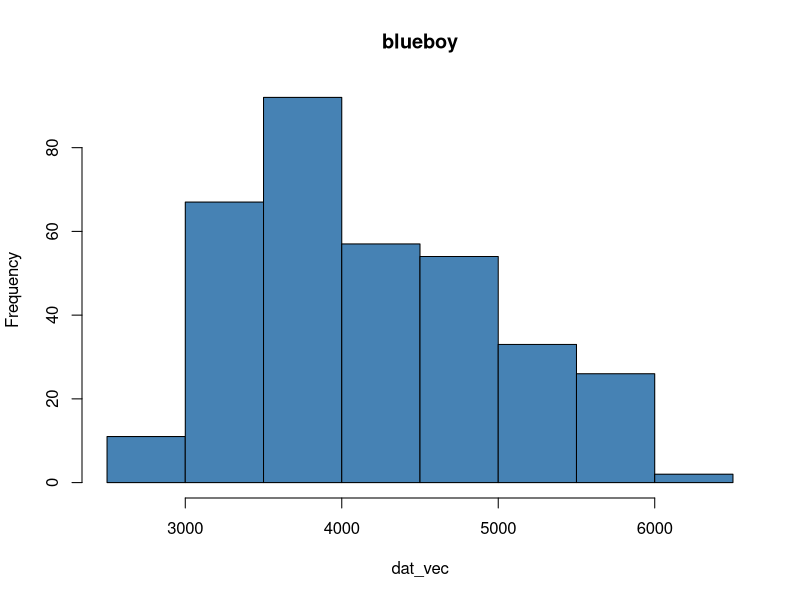
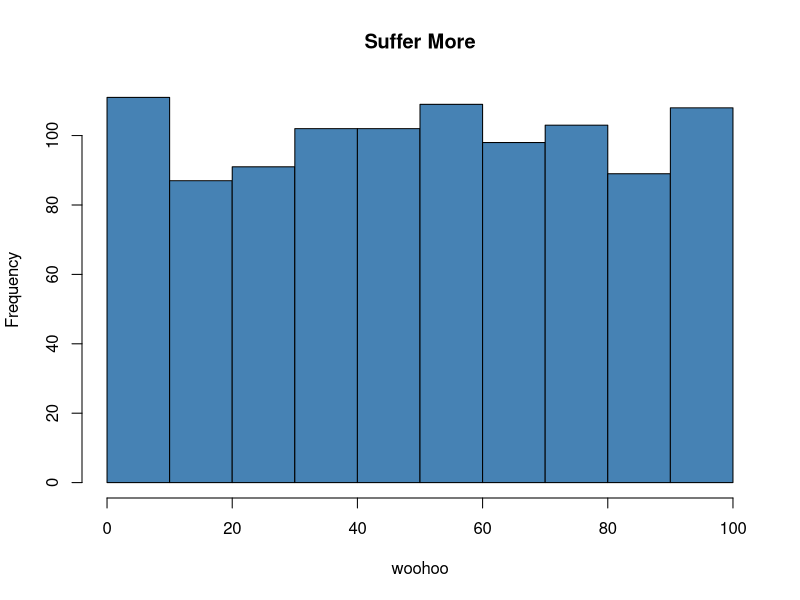
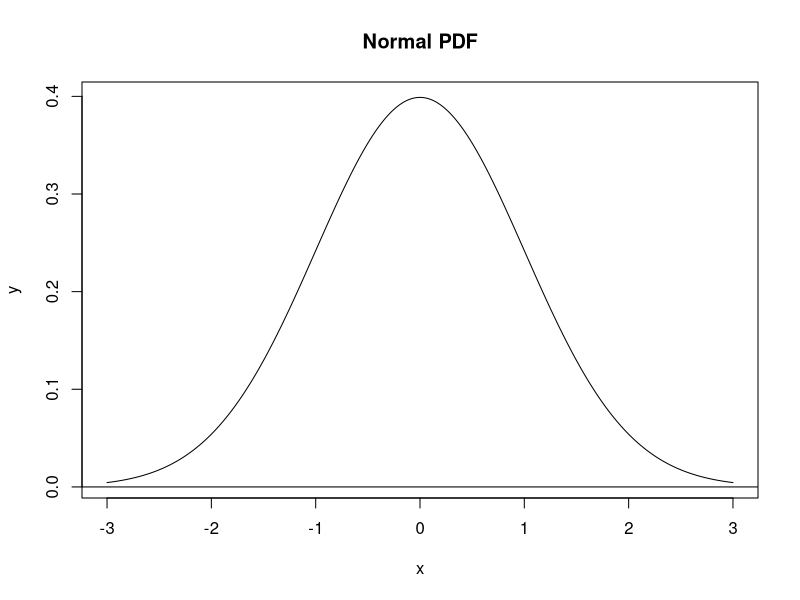
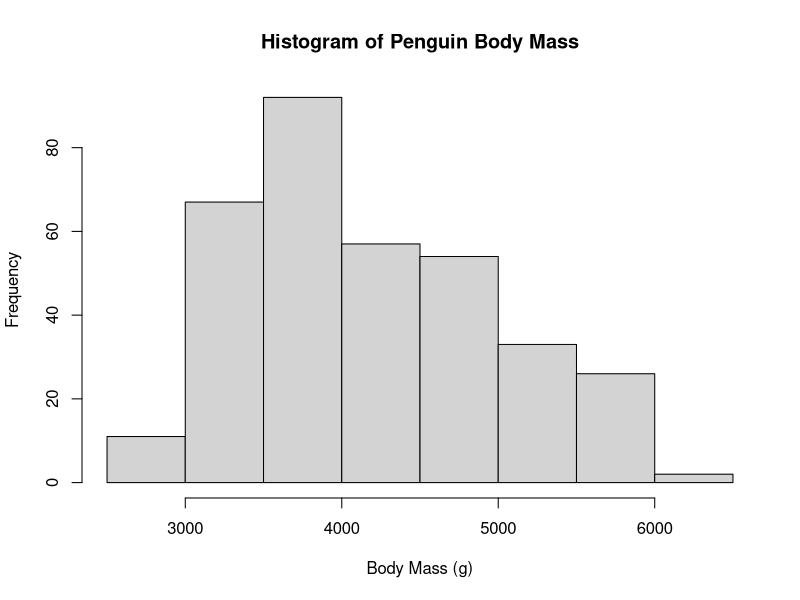
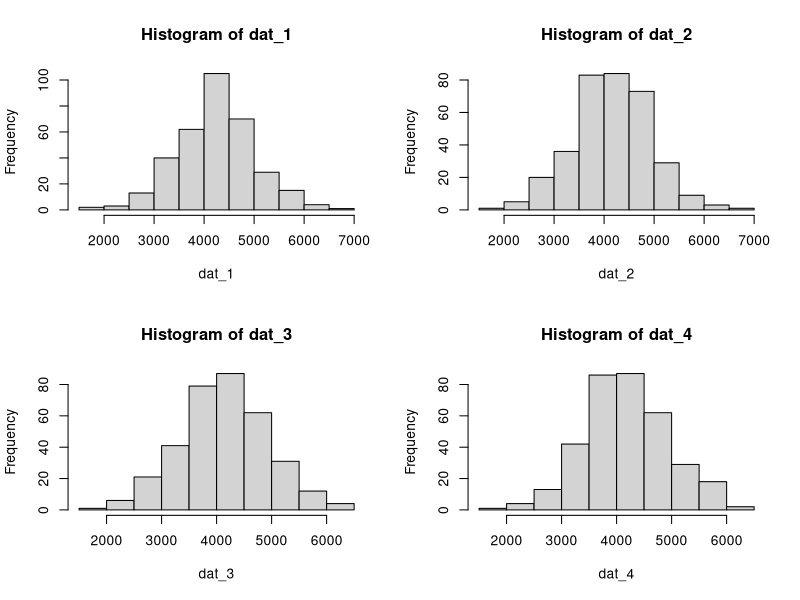
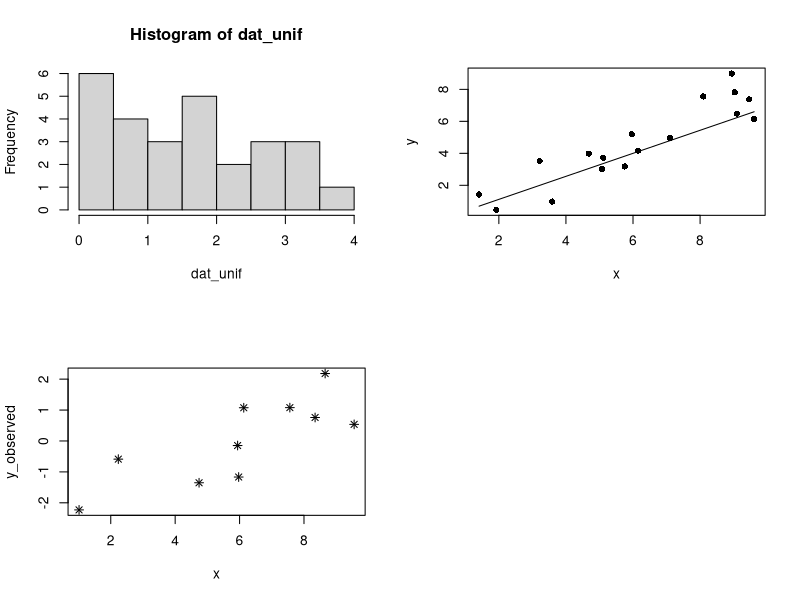

R code for these plots, in order:
require(palmerpenguins)
require(here)


#initial png foolishness ----

pngslave = function(image_file)
  {
  require(here)
  png(
    here("images",image_file),
    width = 1200, height = 1000
  )

}

pngslave("nightmarehistogram.png")

dev.off()






#more goofiness with histograms ----

dat_vec <- penguins$body_mass_g

hist(dat_vec, col = "steelblue", main = "blueboy")

histoslave = function(dat_vec, my_title, x_label)
{
  hist(dat_vec, col = "steelblue", main = my_title, xlab = x_label)
}

sample(x = 1:100, size = 1000, replace = TRUE)

histoslave(dat_vec = sample(x = 1:100, size = 1000, replace = TRUE), my_title = "Suffer More", x_label = "woohoo")



#i do my actual lab now please ----

#example normal curve
x = seq(-3, 3, length.out = 1000)
y = dnorm(x)

plot(x, y, main = "Normal PDF", type = "l")
abline(h = 0)

#example penguin histogram
require(palmerpenguins)
hist(
  penguins$body_mass_g,
  main = "Histogram of Penguin Body Mass",
  xlab = "Body Mass (g)")

mean(penguins$body_mass_g, na.rm = TRUE)
sd(penguins$body_mass_g, na.rm = TRUE)
nrow(penguins)

dat_1 = rnorm(n = 344, mean = 4202, sd = 802)
dat_2 = rnorm(n = 344, mean = 4202, sd = 802)
dat_3 = rnorm(n = 344, mean = 4202, sd = 802)
dat_4 = rnorm(n = 344, mean = 4202, sd = 802)

par(mfrow = c(2, 2))

hist(dat_1)
hist(dat_2)
hist(dat_3)
hist(dat_4)

set.seed(12)
dat_unif = runif(n = 27, min = 0, max = 4)
hist(dat_unif)

line_point_slope = function(x, x1, y1, slope)
{
  get_y_intercept = 
    function(x1, y1, slope) 
      return(-(x1 * slope) + y1)
  
  linear = 
    function(x, yint, slope) 
      return(yint + x * slope)
  
  return(linear(x, get_y_intercept(x1, y1, slope), slope))
}

set.seed(123)
n = 17
slope = 0.7
intcp = 0.2

guess_x = 6
guess_y = 4
guess_slope = 0.72

x = runif(n = n, min = 1, max = 10)
y = rnorm(n = n, mean = slope * x + intcp)

plot(x, y, pch = 16)
curve(line_point_slope(x, guess_x, guess_y, guess_slope), add = T)



set.seed(42069)
n_pts = 10
x_min = 1
x_max = 10
x = runif(n = n_pts, min = x_min, max = x_max)

dat = data.frame(x = x, y_observed = rnorm(n_pts))

plot(y_observed ~ x, data = dat, pch = 8)